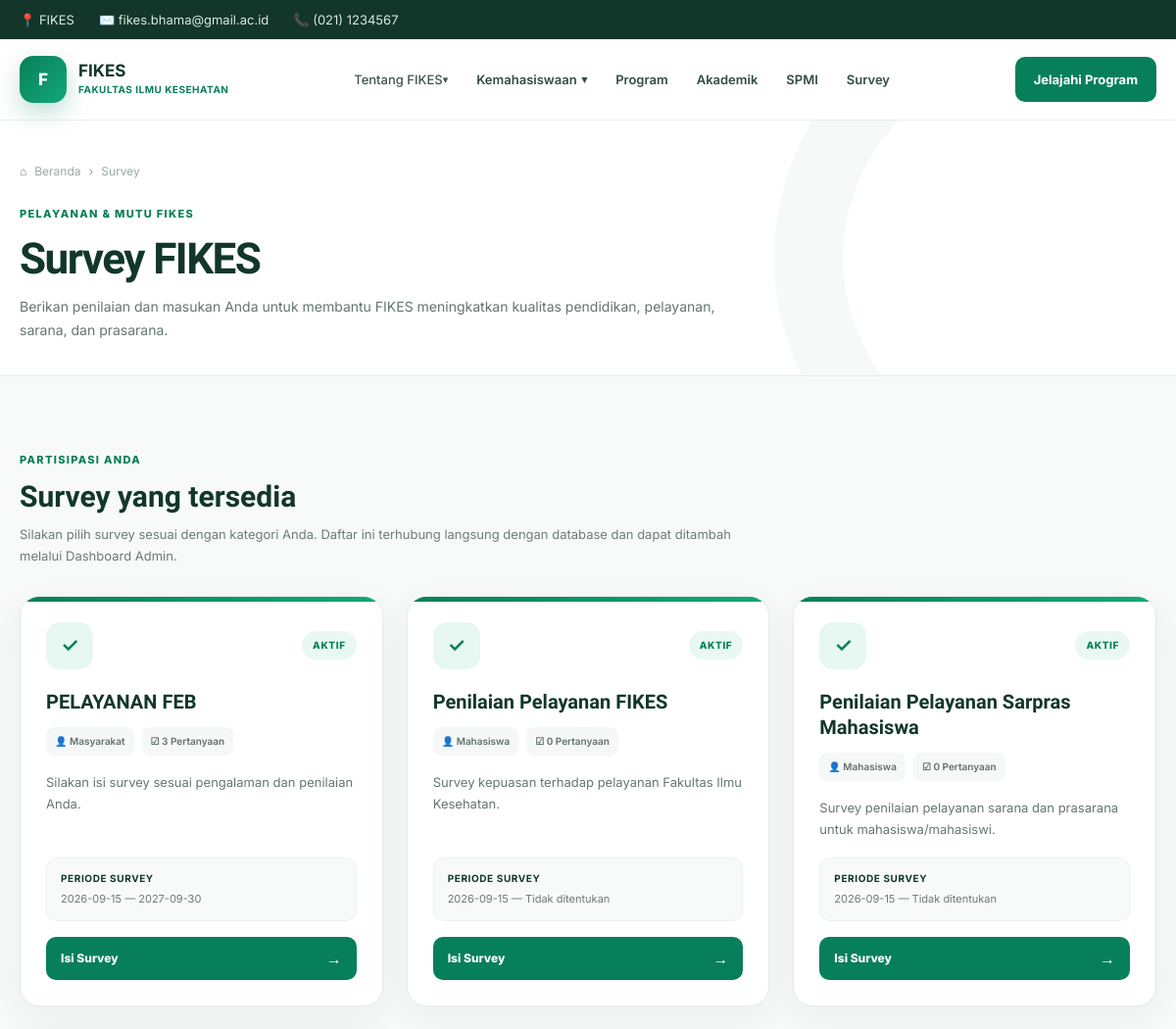
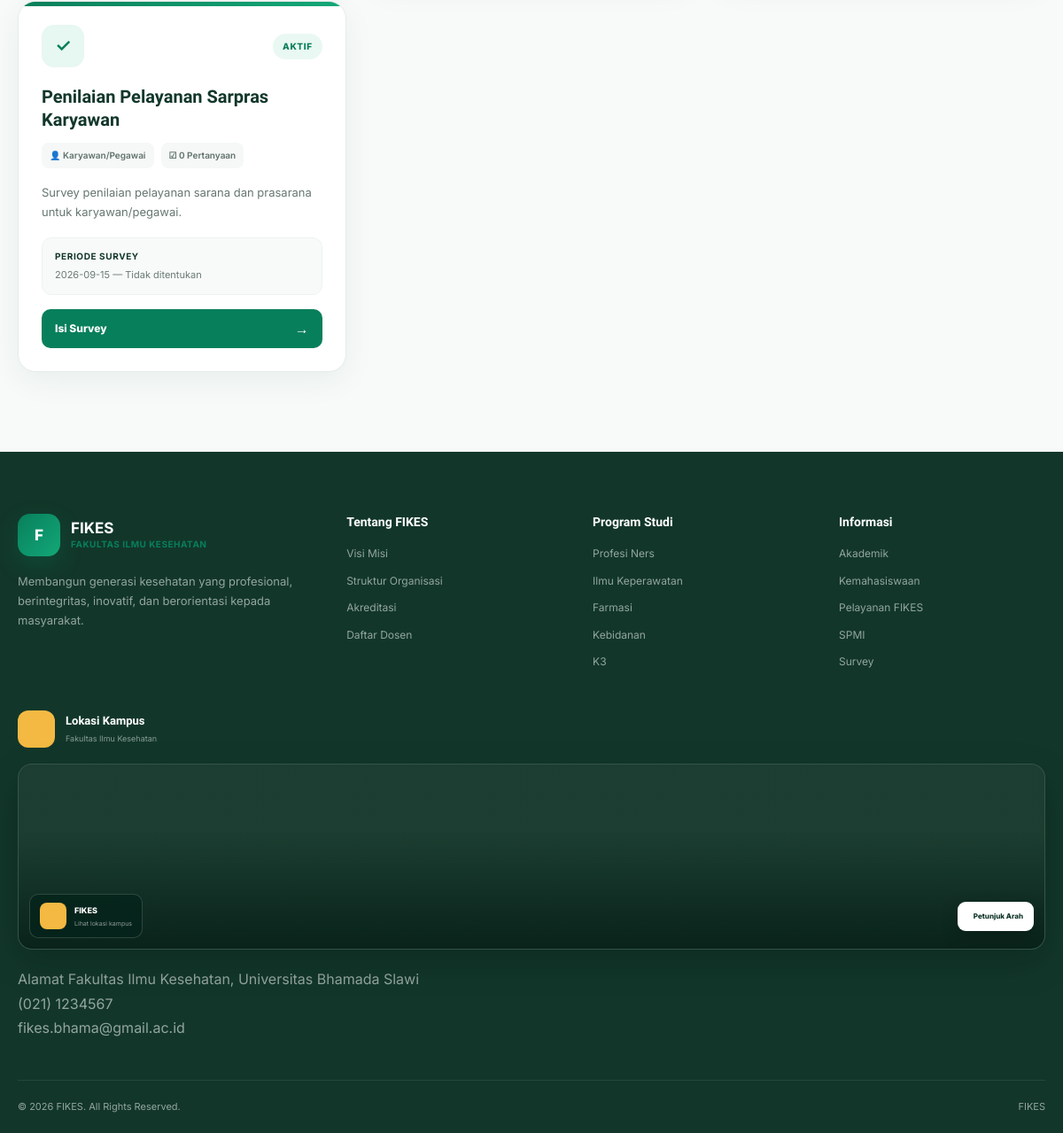
The page /page/survey/survey.php on the database as committed earlier (2 pictures, top to bottom).
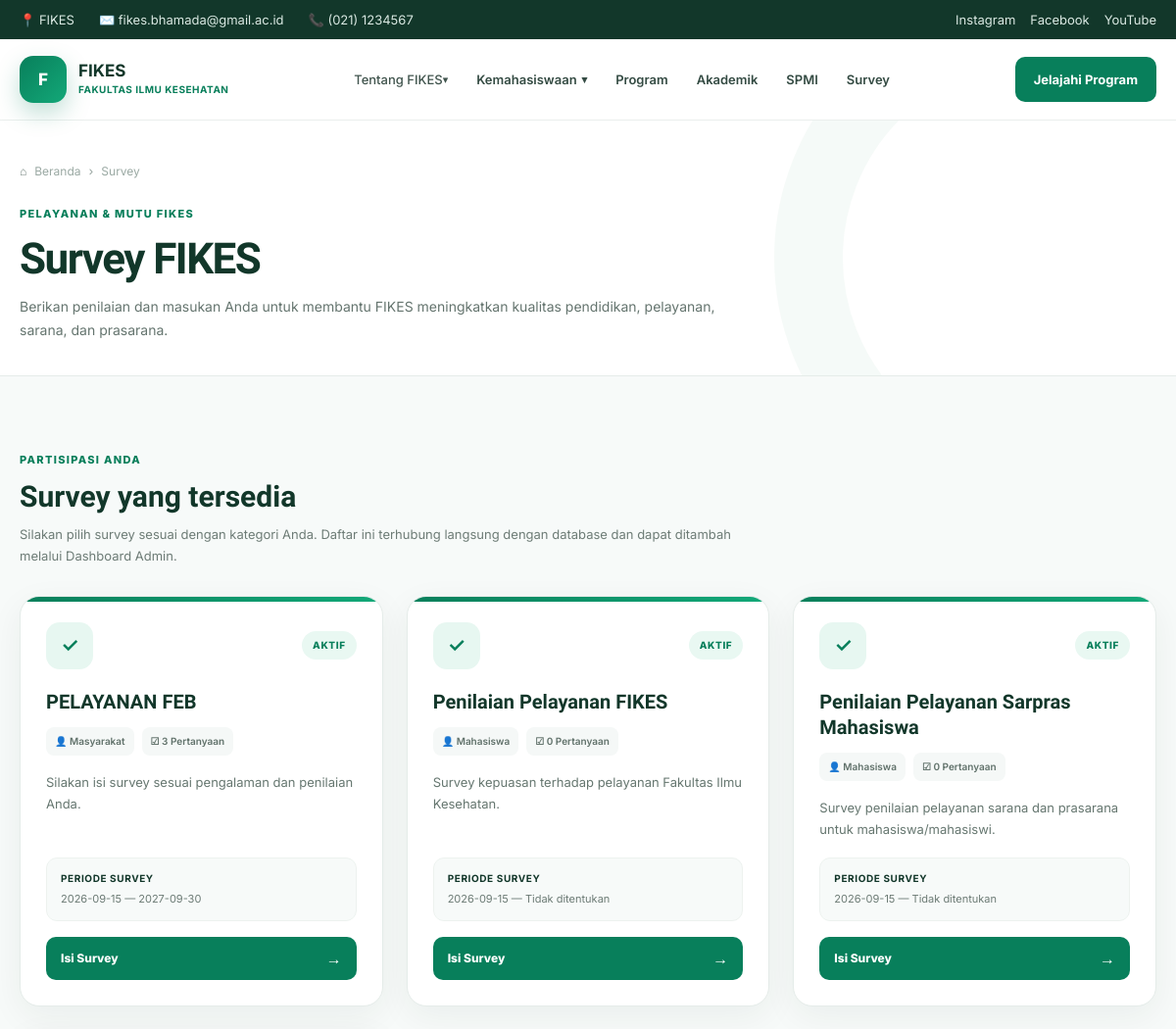
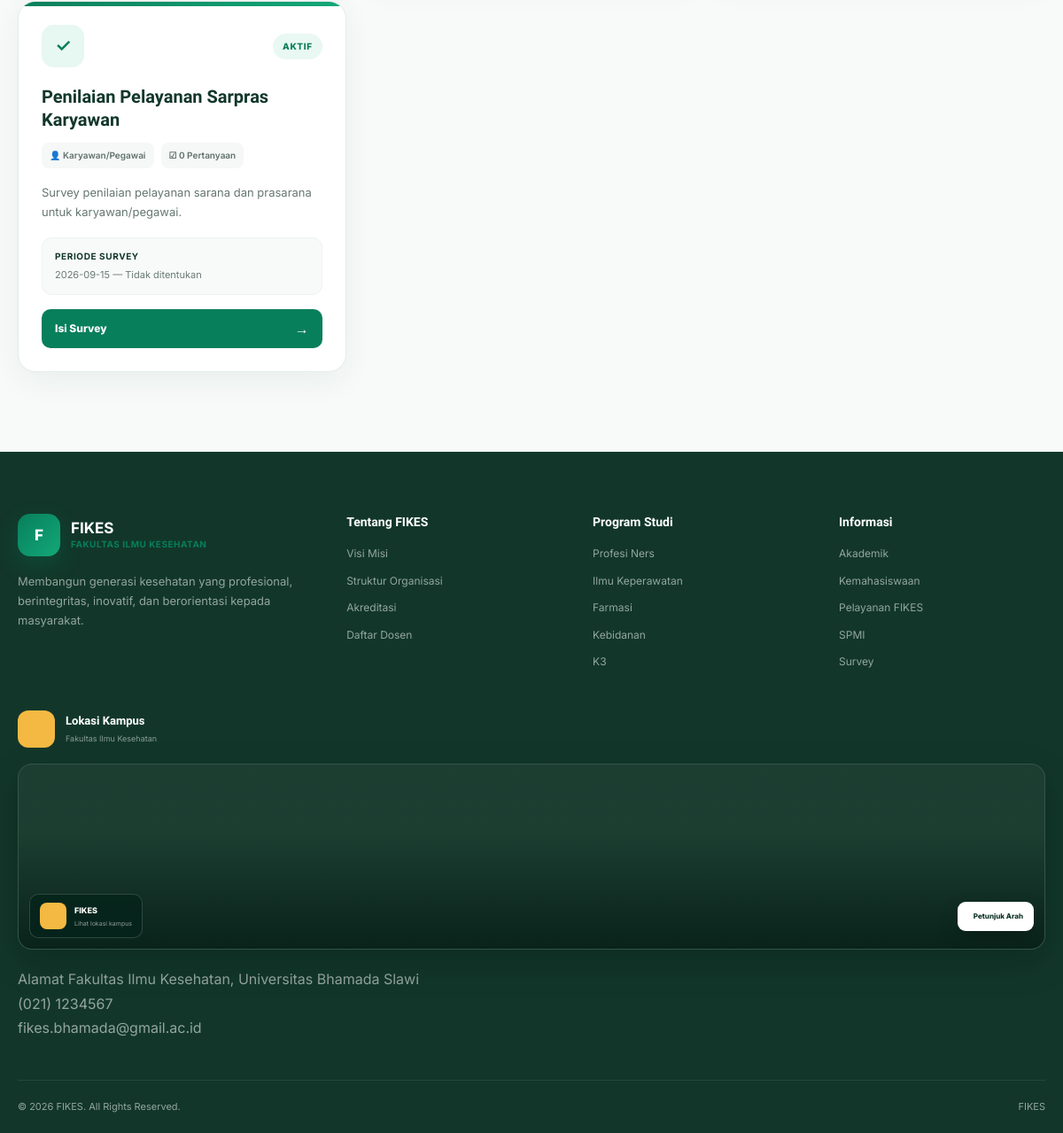
The same page on the database as committed later (2 pictures, top to bottom).
### tables this page shows
CREATE TABLE `pengaturan` (
  `id` int(10) UNSIGNED NOT NULL,
  `nama_kampus` varchar(180) DEFAULT 'Fakultas Ilmu Kesehatan',
  `email` varchar(150) DEFAULT 'info@fikes.ac.id',
  `telepon` varchar(50) DEFAULT '(021) 1234567',
  `alamat` text DEFAULT NULL,
  `instagram` varchar(255) DEFAULT NULL,
  `facebook` varchar(255) DEFAULT NULL,
  `youtube` varchar(255) DEFAULT NULL,
  `maps_embed` text DEFAULT NULL
);

CREATE TABLE `survey` (
  `id` int(11) NOT NULL,
  `judul` varchar(255) NOT NULL,
  `slug` varchar(255) NOT NULL,
  `deskripsi` text DEFAULT NULL,
  `target_responden` varchar(100) NOT NULL DEFAULT 'Umum',
  `tanggal_mulai` date DEFAULT NULL,
  `tanggal_selesai` date DEFAULT NULL,
  `status` enum('aktif','nonaktif') NOT NULL DEFAULT 'nonaktif',
  `nomor_urut` int(11) NOT NULL DEFAULT 1,
  `created_at` timestamp NOT NULL DEFAULT current_timestamp(),
  `updated_at` timestamp NOT NULL DEFAULT current_timestamp() ON UPDATE current_timestamp()
);

### page/includes/site-settings.php (called while the page is built, shortened)
<?php
function fikes_setting_value(array $row, array $aliases, string $default = ''): string
{
    foreach ($aliases as $key) {
        if (array_key_exists($key, $row) && trim((string)$row[$key]) !== '') {
            return trim((string)$row[$key]);
        }
    }
    return $default;
}
function fikes_find_settings_table(PDO $pdo): ?array
{
    $preferred = [
        'pengaturan_website', 'pengaturan_web', 'pengaturan',
        'website_settings', 'site_settings', 'settings',
        'konfigurasi_website', 'konfigurasi'
    ];
    $tables = $pdo->query("SELECT TABLE_NAME FROM information_schema.TABLES WHERE TABLE_SCHEMA = DATABASE() AND TABLE_TYPE='BASE TABLE'")->fetchAll(PDO::FETCH_COLUMN);
    $tables = array_values(array_unique(array_map('strval', $tables)));
    $ordered = [];
    foreach ($preferred as $name) if (in_array($name, $tables, true)) $ordered[] = $name;
    foreach ($tables as $name) if (!in_array($name, $ordered, true)) $ordered[] = $name;
    $best = null;
    $bestScore = 0;
    foreach ($ordered as $table) {
        $st = $pdo->prepare("SELECT COLUMN_NAME FROM information_schema.COLUMNS WHERE TABLE_SCHEMA = DATABASE() AND TABLE_NAME = ? ORDER BY ORDINAL_POSITION");
        $st->execute([$table]);
        $cols = $st->fetchAll(PDO::FETCH_COLUMN);
        $lc = array_map('strtolower', $cols);
        $score = 0;
        foreach (['nama_website','nama_website','site_name','website_name','email','telepon','alamat','instagram','facebook','youtube','logo','google_maps','maps','copyright','deskripsi'] as $c) {
            if (in_array($c, $lc, true)) $score += 2;
        }
        foreach (['key','setting_key','nama','kunci'] as $c) if (in_array($c,$lc,true)) $score += 1;
        foreach (['value','setting_value','nilai','isi'] as $c) if (in_array($c,$lc,true)) $score += 1;
        if (in_array($table, $preferred, true)) $score += 5;
        if ($score > $bestScore) { $bestScore = $score; $best = ['table'=>$table,'columns'=>$cols]; }
    }
    return $bestScore >= 3 ? $best : null;
}
function fikes_load_site_settings(PDO $pdo): array
{
    $found = fikes_find_settings_table($pdo);
    $table = str_replace('`','', $found['table']);
    $columns = array_map('strtolower', $found['columns']);
    $quoted = '`' . str_replace('`','``',$table) . '`';
    $rows = $pdo->query("SELECT * FROM $quoted LIMIT 1")->fetch(PDO::FETCH_ASSOC);
    $row = array_change_key_case($rows, CASE_LOWER);
    $keyCol = null; $valueCol = null;
    return $row;
}
function fikes_site_settings(PDO $pdo): array
{
    static $cache = null;
    if ($cache !== null) return $cache;
    $cache = fikes_load_site_settings($pdo);
    return $cache;
}

### page/survey/survey.php (the view, shortened to what the rows shown need)
<?php
require_once __DIR__ . '/../../admin/config/database.php';
if (!function_exists('e')) {
  function e($v)
  {
    return htmlspecialchars((string)$v, ENT_QUOTES, 'UTF-8');
  }
}
$surveys = $pdo->query("SELECT s.*,(SELECT COUNT(*) FROM survey_pertanyaan p WHERE p.survey_id=s.id AND p.status='aktif') jumlah_pertanyaan,(SELECT COUNT(*) FROM survey_responden r WHERE r.survey_id=s.id) jumlah_responden FROM survey s WHERE s.status='aktif' AND (s.tanggal_mulai IS NULL OR s.tanggal_mulai<=CURDATE()) AND (s.tanggal_selesai IS NULL OR s.tanggal_selesai>=CURDATE()) ORDER BY s.nomor_urut,s.id DESC")->fetchAll(PDO::FETCH_ASSOC);
?>
<!doctype html>
<html lang="id">
<head>
  <link rel="stylesheet" href="/fikes/assets/css/style.css" />
</head>
<body>
  <?php require_once __DIR__ . '/../menu/topbar.php'; ?>
  <main>
    <section class="page-hero survey-hero">
      <div class="container">
        <h1>Survey FIKES</h1>
      </div>
    </section>
    <section class="survey-section">
      <div class="container">
        <div class="section-heading">
          <h2>Survey yang tersedia</h2>
        </div>
        <div class="survey-grid">
          <?php if (!$surveys): ?>
            <div class="survey-empty">
              <div class="survey-icon">✓</div>
              <h3>Belum ada survey aktif</h3>
              <p>Silakan kembali lagi nanti untuk mengikuti survey FIKES.</p>
            </div>
            <?php else: foreach ($surveys as $s): ?>
              <article class="survey-card">
                <div class="survey-card-accent"></div>
                <div class="survey-card-body">
                  <div class="survey-card-top">
                    <div class="survey-icon">✓</div><span class="survey-status">Aktif</span>
                  </div>
                  <h3><?= e($s['judul']) ?></h3>
                  <div class="survey-meta"><span>👤 <?= e($s['target_responden']) ?></span><span>☑
                      <?= e($s['jumlah_pertanyaan']) ?> Pertanyaan</span></div>
                  <p><?= e($s['deskripsi'] ?: 'Silakan isi survey sesuai pengalaman dan penilaian Anda.') ?></p>
                  <div class="survey-period"><strong>Periode
                      Survey</strong><span><?= e($s['tanggal_mulai'] ?: 'Terbuka') ?>
                      — <?= e($s['tanggal_selesai'] ?: 'Tidak ditentukan') ?></span></div>
                  <a class="survey-btn" href="/fikes/survey/<?= rawurlencode($s['slug']) ?>">Isi
                    Survey <span>→</span></a>
                </div>
              </article>
          <?php endforeach;
          endif; ?>
        </div>
      </div>
    </section>
  </main>
  <?php require_once __DIR__ . '/../menu/footer.php'; ?>
</body>
</html>

### page/menu/topbar.php (shortened to what the rows shown need)
<?php
require_once __DIR__ . '/../includes/site-settings.php';
$site = fikes_site_settings($pdo);
$siteName = fikes_setting_value($site, ['nama_website', 'site_name', 'website_name', 'nama', 'title'], 'FIKES');
$siteEmail = fikes_setting_value($site, ['email', 'email_website', 'email_kampus', 'email_fikes'], 'info@fikes.ac.id');
$sitePhone = fikes_setting_value($site, ['telepon', 'no_telepon', 'nomor_telepon', 'phone', 'telephone', 'telp'], '(021)
1234567');
?>
<div class="topbar">
  <div class="container topbar-inner">
    <div class="topbar-info">
      <span>📍 <?= e($siteName) ?></span>
      <span>✉️ <?= e($siteEmail) ?></span>
      <span>📞 <?= e($sitePhone) ?></span>
    </div>
  </div>
</div>

### page/menu/footer.php (shortened to what the rows shown need)
<?php
require_once __DIR__ . '/../includes/site-settings.php';
$site = fikes_site_settings($pdo);
$siteEmail = fikes_setting_value($site, ['email', 'email_website', 'email_kampus', 'email_fikes'], 'info@fikes.ac.id');
$sitePhone = fikes_setting_value($site, ['telepon', 'no_telepon', 'nomor_telepon', 'phone', 'telephone', 'telp'], '(021) 1234567');
$siteAddress = fikes_setting_value($site, ['alamat', 'alamat_kampus', 'alamat_website', 'address'], 'Alamat Fakultas Ilmu Kesehatan');
?>
<footer>
  <div class="container footer-main">
    <div class="footer-location">
      <div class="footer-contact location-contact">
        <span><?= nl2br(e($siteAddress)) ?></span>
      </div>
      <div class="footer-contact">
        <span><?= e($sitePhone) ?></span>
      </div>
      <div class="footer-contact">
        <span><?= e($siteEmail) ?></span>
      </div>
    </div>
  </div>
</footer>

Rows that differ between the two databases and show on the page:
changed pengaturan "Alamat Fakultas Ilmu Kesehatan, Universitas Bhamada Slawi": email "fikes.bhama@gmail.ac.id" → "fikes.bhamada@gmail.ac.id"; instagram empty → "fikes" (drawn); facebook empty → "fbfikes" (drawn); youtube empty → "ytfikes" (drawn)
Other text that changed with them:
text now shown: "Instagram Facebook YouTube"
